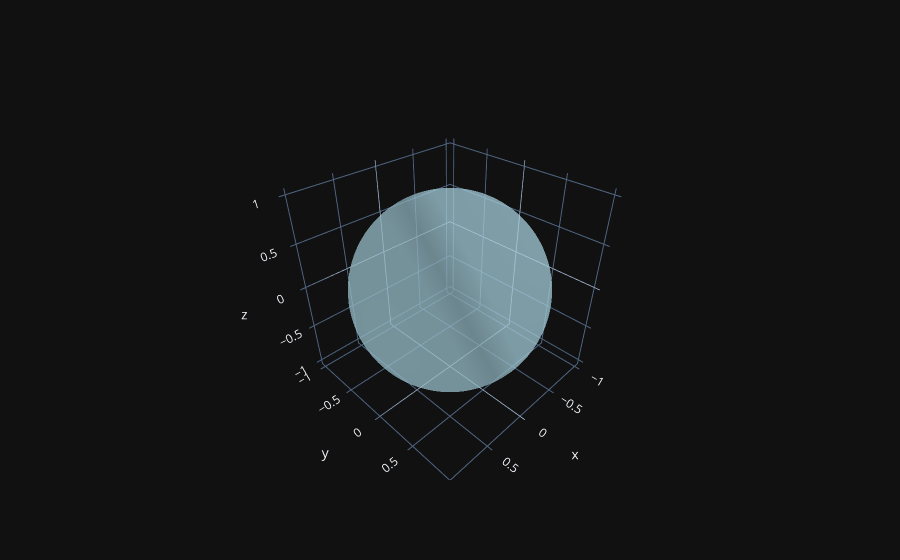

Notebook cell for this chart:
### Code cell
x = points[:, 0].cpu().numpy()
y = points[:, 1].cpu().numpy()
z = points[:, 2].cpu().numpy()

i = triangles[:, 0].cpu().numpy()
j = triangles[:, 1].cpu().numpy()
k = triangles[:, 2].cpu().numpy()

mesh = go.Mesh3d(
    x=x, y=y, z=z,
    i=i, j=j, k=k,
    color='lightblue',
    opacity=0.5
)

fig = go.Figure(data=[mesh])
fig.show()

### Figure 1 — Plotly figure (JSON) as saved in the notebook; plotly's stock layout.template omitted (floating-point values rounded to 4 significant figures; data arrays with more than 128 entries replaced by an {"elided": "..."} marker saying what was removed)
{"data": [{"color": "lightblue", "i": {"elided": "8722 int values"}, "j": {"elided": "8722 int values"}, "k": {"elided": "8722 int values"}, "opacity": 0.5, "x": {"elided": "4500 float values"}, "y": {"elided": "4500 float values"}, "z": {"elided": "4500 float values"}, "type": "mesh3d"}], "layout": {}}
